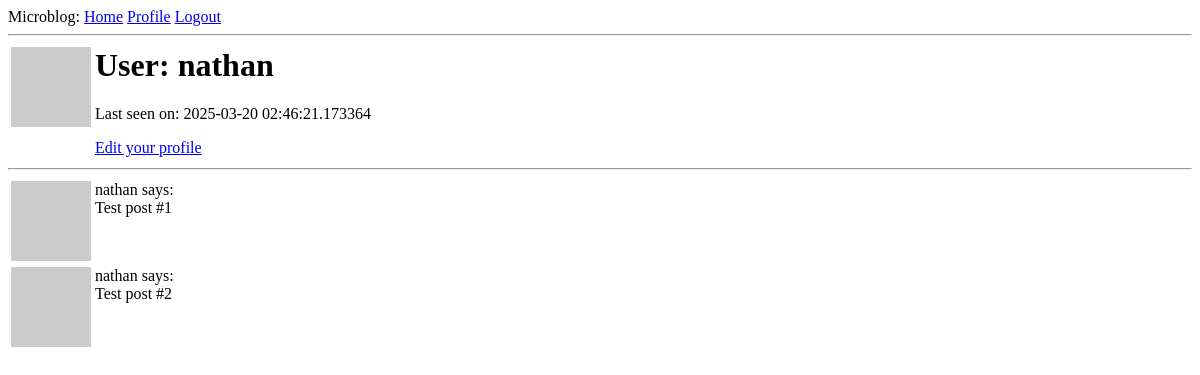
/user/nathan (signed in), run on an earlier commit of the app's database.
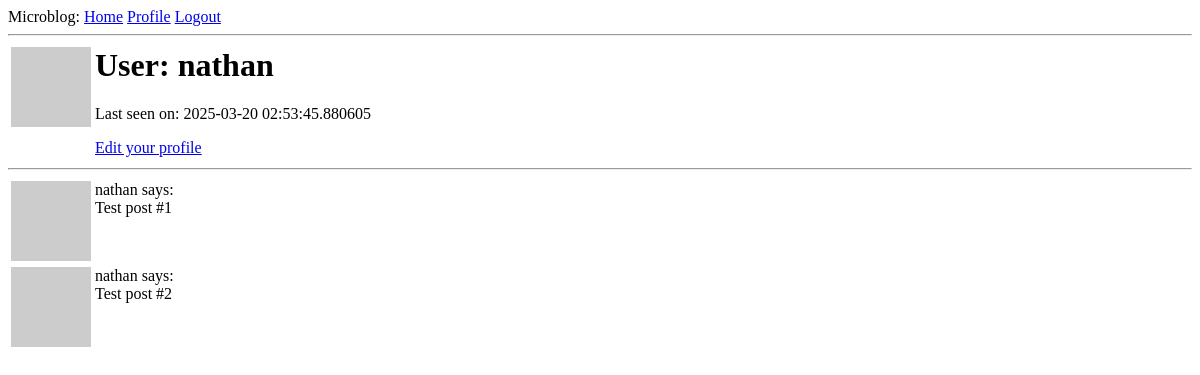
And on a later commit of the database.
### app/models.py (models this page shows, shortened)
class User(UserMixin, db.Model):
    id: so.Mapped[int] = so.mapped_column(primary_key=True)
    username: so.Mapped[str] = so.mapped_column(sa.String(64), index=True,unique=True)
    email: so.Mapped[str] = so.mapped_column(sa.String(120), index=True,unique=True)
    password_hash: so.Mapped[Optional[str]] = so.mapped_column(sa.String(256))
    posts: so.WriteOnlyMapped['Post'] = so.relationship(
        back_populates='author')
    about_me: so.Mapped[Optional[str]] = so.mapped_column(sa.String(140))
    last_seen: so.Mapped[Optional[datetime]] = so.mapped_column(
        default=lambda: datetime.now(timezone.utc))
    def avatar(self, size):
        digest = md5(self.email.lower().encode('utf-8')).hexdigest()
        return f'https://www.gravatar.com/avatar/{digest}?d=identicon&s={size}'

### app/routes.py (the view)
@app.route('/user/<username>')
@login_required
def user(username):
    user = db.first_or_404(sa.select(User).where(User.username == username))
    posts = [
        {'author': user, 'body': 'Test post #1'},
        {'author': user, 'body': 'Test post #2'}
    ]
    return render_template('user.html', user=user, posts=posts)

### app/models.py (called while the page is built)
@login.user_loader
def load_user(id):
    return db.session.get(User, int(id))

### app/routes.py (called while the page is built)
@app.before_request
def before_request():
    if current_user.is_authenticated:
        current_user.last_seen = datetime.now(timezone.utc)
        db.session.commit()

### app/templates/user.html (shortened to what this page needs)
{% extends "base.html" %}
{% block content %}
    <table>
        <tr valign="top">
            <td><img src="{{ user.avatar(128) }}"></td>
            <td>
                <h1>User: {{ user.username }}</h1>
                {% if user.last_seen %}<p>Last seen on: {{ user.last_seen }}</p>{% endif %}
                {% if user == current_user %}
                <p><a href="{{ url_for('edit_profile') }}">Edit your profile</a></p>
                {% endif %}
            </td>
        </tr>
    </table>
    <hr>
    {% for post in posts %}
        {% include '_post.html' %}
    {% endfor %}
{% endblock %}

### app/templates/base.html (shortened to what this page needs)
<html>
    <head>
    </head>
    <body>
        <div>
            Microblog:
            <a href="{{ url_for('index') }}">Home</a>
            {% if current_user.is_anonymous %}
            <a href="{{ url_for('login') }}">Login</a>
            {% else %}
            <a href="{{ url_for('user', username=current_user.username) }}">Profile</a>
            <a href="{{ url_for('logout') }}">Logout</a>
            {% endif %}
        </div>
        <hr>
        {% block content %}{% endblock %}
    </body>
</html>

### app/templates/_post.html
<table>
    <tr valign="top">
        <td><img src="{{ post.author.avatar(36) }}"></td>
        <td>{{ post.author.username }} says:<br>{{ post.body }}</td>
    </tr>
</table>

What changed in the data, as far as the page shows it:
changed User "nathan": last_seen "2025-03-20 02:46:21.173364" → "2025-03-20 02:53:45.880605"
